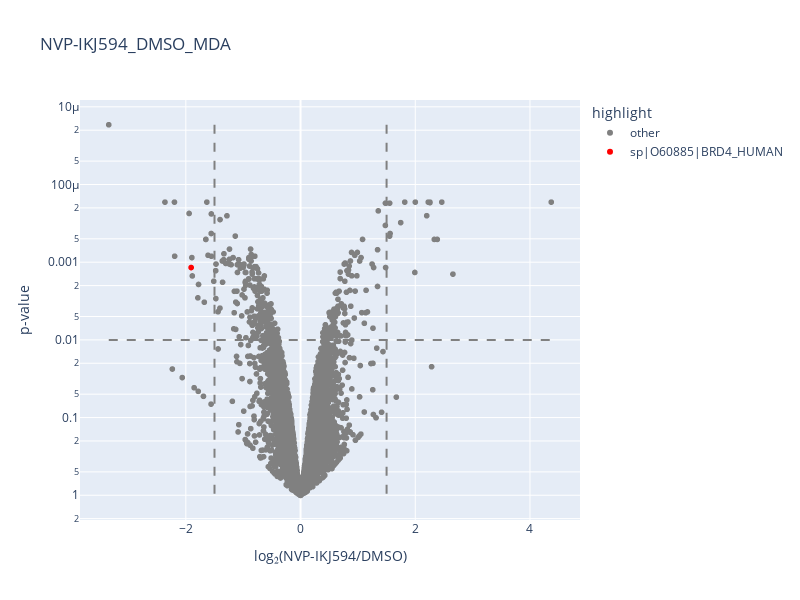

Source (notebook cell):
### Code cell
min_p = processed_df['adj_p'].min()
max_p = processed_df['adj_p'].max()

fig = px.scatter(processed_df, x = 'log2FC', y = 'adj_p', hover_name = 'proteins',
                 title = 'NVP-IKJ594_DMSO_MDA', color='highlight',
    color_discrete_map={
        'sp|O60885|BRD4_HUMAN': 'red',
        'other': 'gray'
    },labels={
        'log2FC': 'log₂(NVP-IKJ594/DMSO)',
        'adj_p': 'p-value'})
fig.update_yaxes(type='log', autorange='reversed')  # reverse so small p-values appear at top

fig.add_shape(type="line", x0=1.5, x1=1.5, y0=min_p, y1=max_p,
              line=dict(color="gray", dash="dash"))

fig.add_shape(type="line", x0=-1.5, x1=-1.5, y0=min_p, y1=max_p,
              line=dict(color="gray", dash="dash"))

fig.add_shape(type="line", x0=processed_df['log2FC'].min(), x1=processed_df['log2FC'].max(),
              y0=0.01, y1=0.01,
              line=dict(color="gray", dash="dash"))

fig.update_layout(
    autosize=False,
    width=800,
    height=600)

fig.show()

### Figure 1 — Plotly figure (JSON) as saved in the notebook; plotly's stock layout.template omitted (floating-point values rounded to 4 significant figures; data arrays with more than 128 entries replaced by an {"elided": "..."} marker saying what was removed)
{"data": [{"hovertemplate": "<b>%{hovertext}</b><br><br>highlight=other<br>log₂(NVP-IKJ594/DMSO)=%{x}<br>p-value=%{y}<extra></extra>", "hovertext": {"elided": "6369 str values"}, "legendgroup": "other", "marker": {"color": "gray", "symbol": "circle"}, "mode": "markers", "name": "other", "showlegend": true, "type": "scattergl", "x": {"elided": "6369 float values"}, "xaxis": "x", "y": {"elided": "6369 float values"}, "yaxis": "y"}, {"hovertemplate": "<b>%{hovertext}</b><br><br>highlight=sp|O60885|BRD4_HUMAN<br>log₂(NVP-IKJ594/DMSO)=%{x}<br>p-value=%{y}<extra></extra>", "hovertext": ["sp|O60885|BRD4_HUMAN"], "legendgroup": "sp|O60885|BRD4_HUMAN", "marker": {"color": "red", "symbol": "circle"}, "mode": "markers", "name": "sp|O60885|BRD4_HUMAN", "showlegend": true, "type": "scattergl", "x": [-1.908], "xaxis": "x", "y": [0.001171], "yaxis": "y"}], "layout": {"autosize": false, "height": 600, "legend": {"title": {"text": "highlight"}, "tracegroupgap": 0}, "shapes": [{"line": {"color": "gray", "dash": "dash"}, "type": "line", "x0": 1.5, "x1": 1.5, "y0": 1.702e-05, "y1": 1}, {"line": {"color": "gray", "dash": "dash"}, "type": "line", "x0": -1.5, "x1": -1.5, "y0": 1.702e-05, "y1": 1}, {"line": {"color": "gray", "dash": "dash"}, "type": "line", "x0": -3.344, "x1": 4.371, "y0": 0.01, "y1": 0.01}], "title": {"text": "NVP-IKJ594_DMSO_MDA"}, "width": 800, "xaxis": {"anchor": "y", "domain": [0, 1], "title": {"text": "log₂(NVP-IKJ594/DMSO)"}}, "yaxis": {"anchor": "x", "autorange": "reversed", "domain": [0, 1], "title": {"text": "p-value"}, "type": "log"}}}
